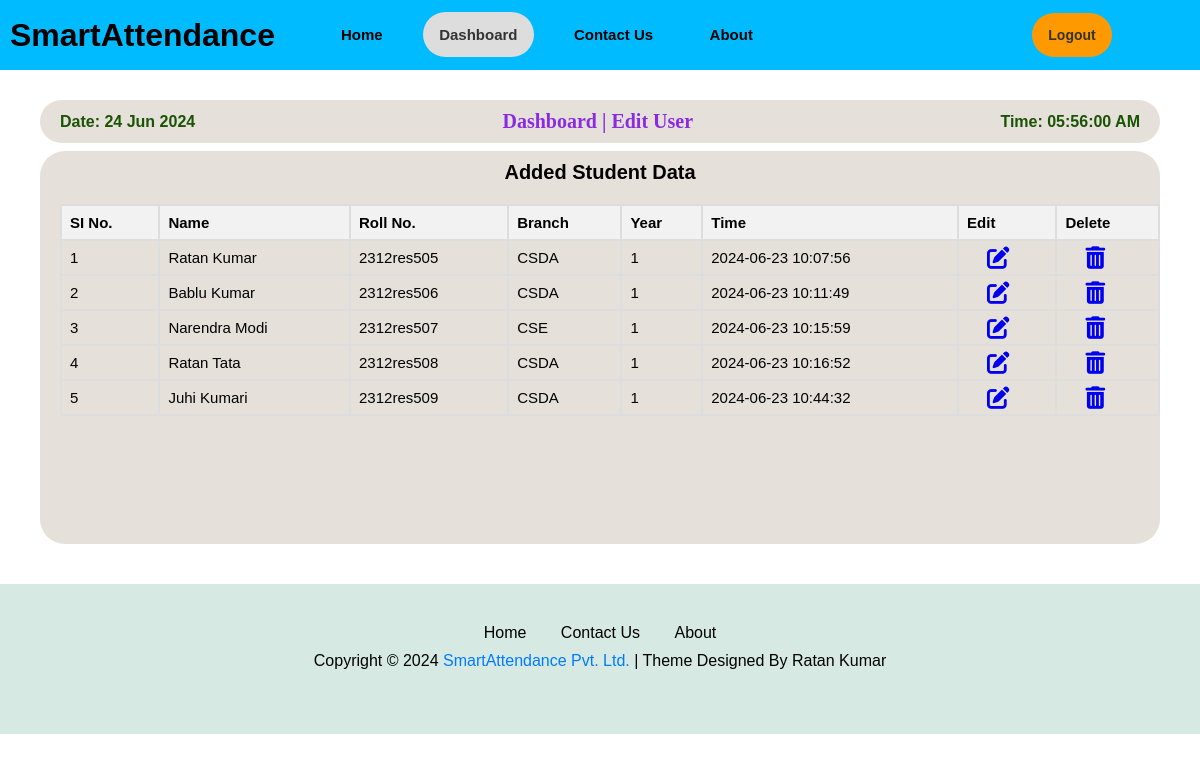
The app's page /edit_user (signed in), older data.
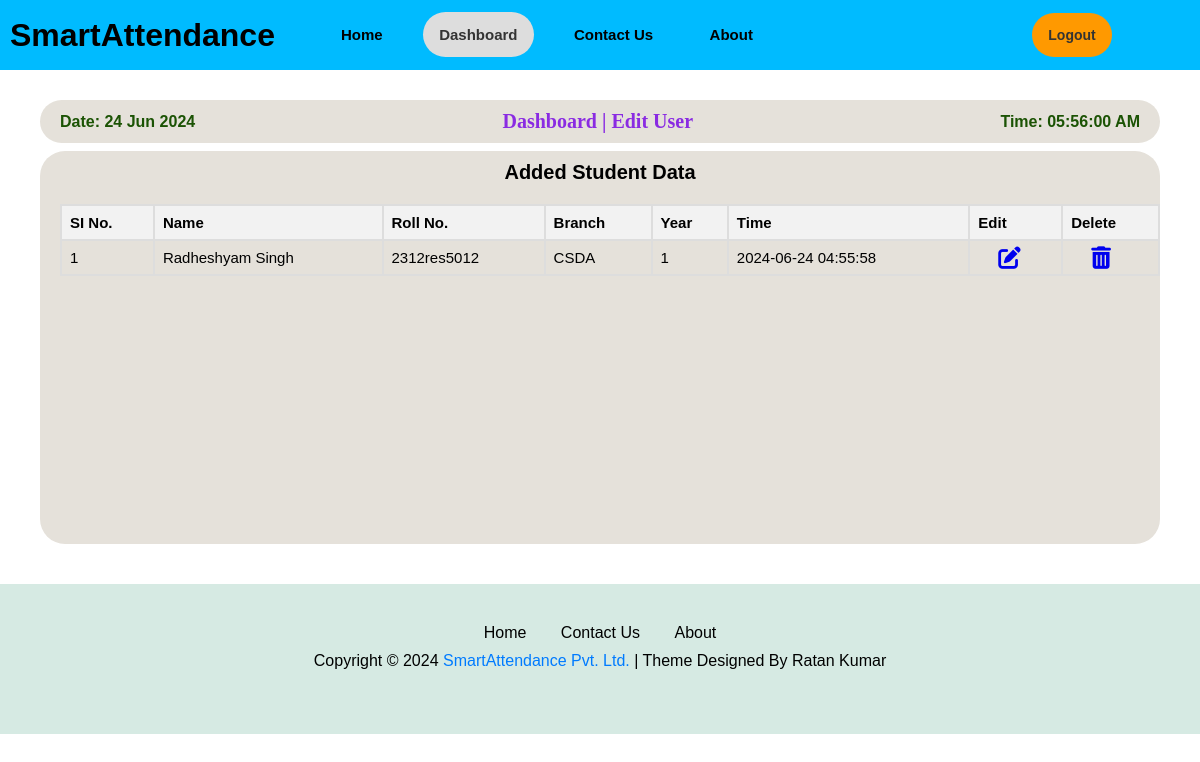
The same page, newer data.
### app.py (models this page shows, shortened)
class Student(db.Model):
    st_id = db.Column(db.Integer, primary_key=True)
    user_id = db.Column(db.Integer, db.ForeignKey('user.id'), nullable=False)
    st_name = db.Column(db.String(100), nullable=False)
    roll_no = db.Column(db.String(100), unique=True, nullable=False)
    branch = db.Column(db.String(100), nullable=False)
    year = db.Column(db.String(100), nullable=False)
    created_at = db.Column(db.DateTime(timezone=True), server_default=func.now())
    user = db.relationship('User', backref=db.backref('students', lazy=True))

### app.py (the view)
@app.route('/edit_user')
def dashboard_edit_user():
    if 'email' in session:
        user = User.query.filter_by(email=session['email']).first()
        students = Student.query.filter_by(user_id=user.id).all()
        return render_template('edit_user.html', active_page='dashboard', user=user, title='Dashboard | All Students', students=students)
    else:
        flash('You need to login first.', 'error')
        return redirect('/login')

### templates/edit_user.html (shortened to what this page needs)
{% extends "layout.html" %}
{% block content %}
<link rel="stylesheet" href="{{ url_for('static', filename='css/edit_user.css') }}">
<div class="main-page">
    <div class="dashboard-page">
        <div class="Dashboard-menu-header">
            <h7 id="today_date">Date: {{ today_date }}</h7>
            <h1>Dashboard | Edit User</h1>
            <h7 id="today_time">Time: {{ today_time }}</h7>
        </div>
        <div class="Dashboard-menu2">
            <h1>Added Student Data</h1>
            <div class="attendance-table">
                <table>
                    <thead>
                        <tr>
                            <th>SI No.</th>
                            <th>Name</th>
                            <th>Roll No.</th>
                            <th>Branch</th>
                            <th>Year</th>
                            <th>Time</th>
                            <th>Edit</th>
                            <th>Delete</th>
                        </tr>
                    </thead>
                    <tbody id="student-data">
                        {% for student in students %}
                        <tr>
                            <td>{{ loop.index }}</td>
                            <td>{{ student.st_name }}</td>
                            <td>{{ student.roll_no }}</td>
                            <td>{{ student.branch }}</td>
                            <td>{{ student.year }}</td>
                            <td>{{ student.created_at }}</td>
                            <td><a href="{{ url_for('edit_user', student_id=student.st_id) }}"></a></td>
                            <td><a href="{{ url_for('delete_user', student_id=student.st_id) }}"></a></td>
                        </tr>
                        {% endfor %}
                    </tbody>
                </table>
            </div>
        </div>
    </div>
</div>
{% endblock %}

Row changes from the older to the newer data that the page shows:
removed Student: st_name "Ratan Kumar", roll_no "2312res505", branch "CSDA", year "1", created_at "2024-06-23 10:07:56"
removed Student: st_name "Bablu Kumar", roll_no "2312res506", branch "CSDA", year "1", created_at "2024-06-23 10:11:49"
removed Student: st_name "Narendra Modi", roll_no "2312res507", branch "CSE", year "1", created_at "2024-06-23 10:15:59"
removed Student: st_name "Ratan Tata", roll_no "2312res508", branch "CSDA", year "1", created_at "2024-06-23 10:16:52"
removed Student: st_name "Juhi Kumari", roll_no "2312res509", branch "CSDA", year "1", created_at "2024-06-23 10:44:32"
added Student: st_name "Radheshyam Singh", roll_no "2312res5012", branch "CSDA", year "1", created_at "2024-06-24 04:55:58"
